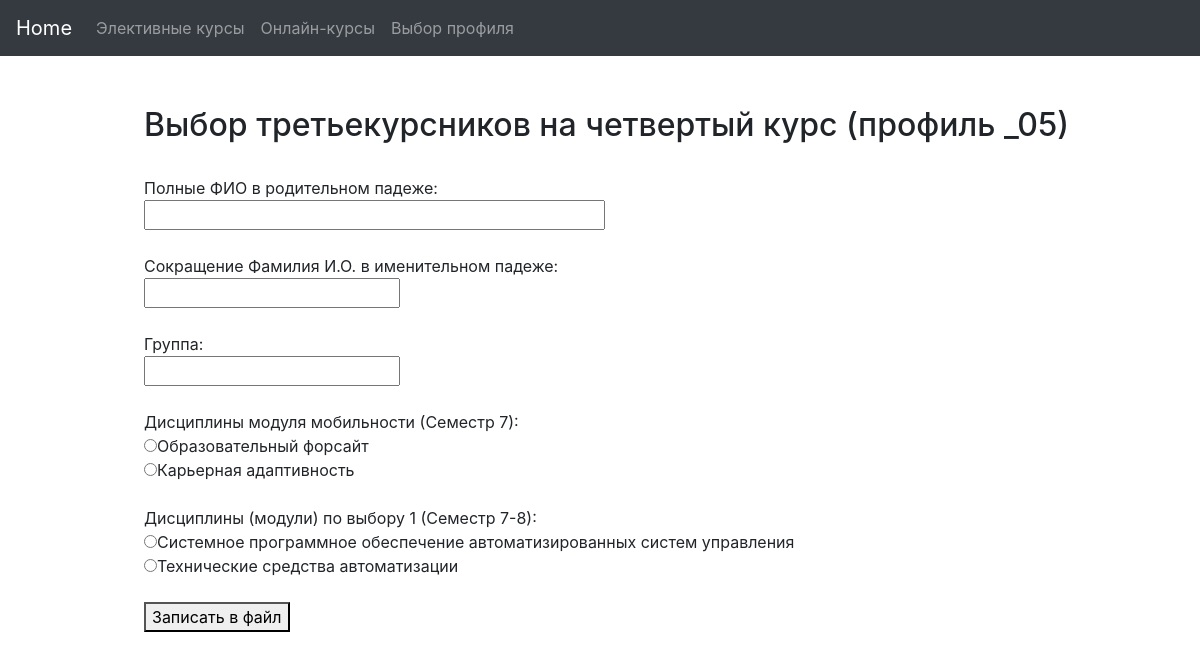
The page /Applications/405 on the database its author committed.
### Home/models.py (models this page shows, shortened)
class A405(models.Model):
	name = models.TextField()
	val = models.TextField()

### Home/views.py (the view)
# urls.py: path('Applications/405', views.Ap405.as_view(), name='A405_url'),
class Ap405(View):
	def get(self, request):
		form = McForm()
		s1 = A405.objects.all()[:2]
		s2 = A405.objects.all()[2:4]
		return render(request, 'Home/4-05.html', context={'form': form,
														 's1': s1,
														 's2': s2})

### Home/forms.py
class McForm(forms.Form):
	FIO = forms.CharField(
		max_length = 200,
		label="Полные ФИО в родительном падеже",
		widget=forms.TextInput(attrs={'size': '40'})
	)
	FIO2 = forms.CharField(
		max_length = 200,
		label = "Сокращенные Фамилия И.О. в именительном падеже"
	)
	group = forms.CharField(
		max_length = 200,
		label = "Введите номер группы"
	)

### Home/templates/Home/4-05.html (shortened to what this page needs)
{% extends 'base_.html' %}
		{% block content %}
			<form action="file405" method="post">
			<h2>Выбор третьекурсников на четвертый курс (профиль _05)</h2><br>
			Полные ФИО в родительном падеже:<br>{{ form.FIO }}<br><br>
			Сокращение Фамилия И.О. в именительном падеже:<br>{{ form.FIO2 }}<br><br>
			Группа:<br>{{ form.group }}<br><br>
			Дисциплины модуля мобильности (Семестр 7):<br>
			{% for s in s1 %}
			<input type="radio" name="sem7" value="{{s.val}}" required>{{s.name}}<br>
			{% endfor %}<br>
			Дисциплины (модули) по выбору 1 (Семестр 7-8):<br>
			{% for s in s2 %}
			<input type="radio" name="sem78" value="{{s.val}}" required>{{s.name}}<br>
			{% endfor %}<br>
			<button type="submit">Записать в файл</button>
			</form>
		{% endblock %}

### rows shown on the page
A405: name "Образовательный форсайт"
A405: name "Карьерная адаптивность"
A405: name "Системное программное обеспечение автоматизированных систем управления"
A405: name "Технические средства автоматизации"
